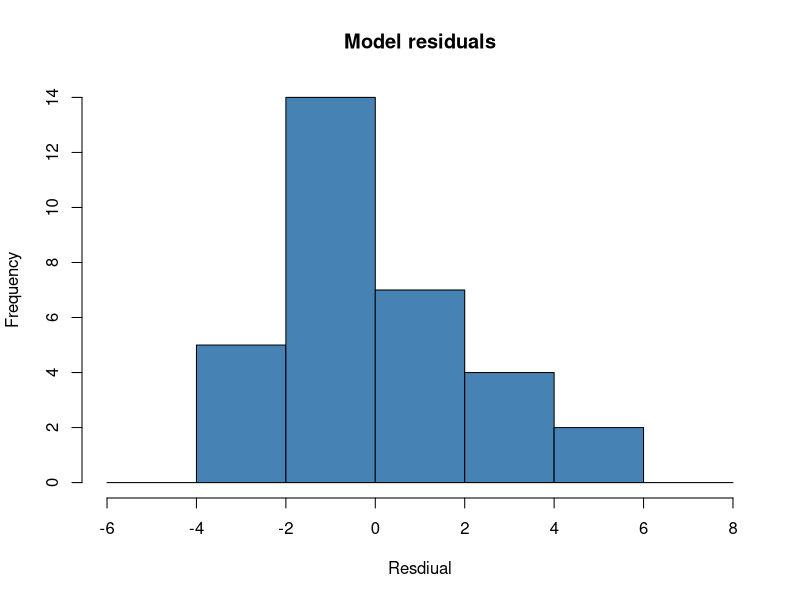

Reproduce this figure in R. (Note: this script raises an error after producing the figure.)
## ---- chunk 1
# Set the output options for large and small numbers                             
options(scipen = 5, digits = 2)
## ---- chunk 2
library(dplyr)
library(ggplot2)
library(GGally)
## ---- chunk 3
cars <- mtcars %>%
        mutate(Trans=as.factor(am), cyl=as.factor(cyl), vs=as.factor(vs),
               gear=as.factor(gear)) %>%
        group_by(Trans) %>%
        select(-am, -qsec, -carb, -gear, -drat, -vs)
levels(cars$Trans)[1] = 'Auto'
levels(cars$Trans)[2] = 'Manual'
## ---- chunk 4
simple.summary <- summarize(cars, mean(mpg))
## ---- chunk 5
simple.test <- t.test(cars[cars$Trans=='Manual',]$mpg,
                      cars[cars$Trans=='Auto',]$mpg,
                      alternative='greater')
## ---- chunk 6
fit <- lm(mpg ~ as.factor(Trans), data=cars)
## ---- chunk 7
final.fit.result <- update(fit, mpg ~ as.factor(Trans) + wt + cyl + wt*as.factor(Trans))
## ---- chunk 8
summary(update(fit, mpg ~ as.factor(Trans) + wt + cyl + hp +
                 as.factor(Trans)*wt + as.factor(Trans)*cyl +
                 as.factor(Trans)*hp + wt*cyl + wt*hp + cyl*hp))$coefficients
## ---- chunk 9
summary(final.fit.result)$coefficients
## ---- chunk 10
hist(residuals(final.fit.result), breaks = (-3:4)*2, col='steelblue',
     xlab='Resdiual', main='Model residuals')
## ---- chunk 11
cars.sub <- cars[,c('mpg', 'wt', 'cyl', 'Trans')]
cars.sub <- cars
pairs.plot <- ggpairs(cars.sub,
                      color='Trans',
                      alpha=0.4,
                      upper = list(params = c(corrSize=1)))

corr.font.size <- 3
cars.labels <- labels(cars.sub)[[2]]
for (itx in seq_along(cars.labels)) {
  for (ity in seq_along(cars.labels)) {
    if (itx <= ity) {
      next
    }
    x.label <- cars.labels[itx]
    y.label <- cars.labels[ity]
    if (class(cars[[x.label]]) == 'factor' ||
        class(cars[[y.label]]) == 'factor') {
      next
    }
    tmp.aes <- aes_string(x=x.label, y=y.label, color='Trans')
    corr.plot <- ggally_cor(cars.sub,
                            tmp.aes,
                            size=corr.font.size)

    pairs.plot <- putPlot(pairs.plot, corr.plot, ity, itx)
  }
}

pairs.plot +
  theme(text = element_text(size=12),
        axis.text.x = element_text(angle=0, size=10),
        axis.text.y = element_text(angle=0, size=10))
